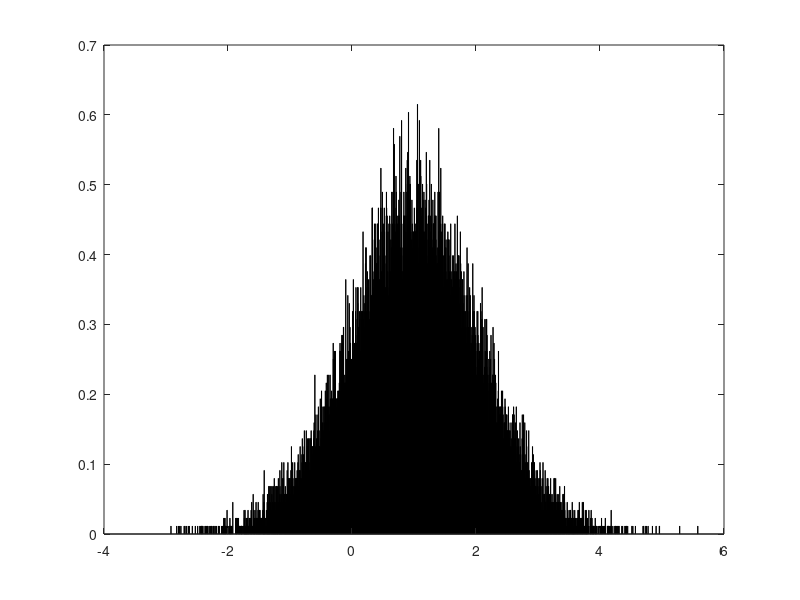

MATLAB code to generate this figure:
pkg load statistics

n = 4 * 10 ^ 4;
buckets = n / 10;
mu = 1;
sigma = 1;

X = normrnd(mu, sigma, n, 1);

l = min(X);
r = max(X);
delta = (r - l) / buckets;
x_coords = zeros(buckets, 1);
y_coords = zeros(buckets, 1);

for i=1:buckets
  cur_l = i * delta + l;
  cur_r = cur_l + delta;
  x_coords(i) = (cur_r + cur_l) / 2;
  y_coords(i) = (sum(X <= cur_r) - sum(X < cur_l)) / (n * delta);
endfor

bar(x_coords, y_coords);
